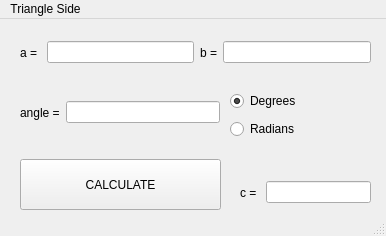
<?xml version="1.0" encoding="UTF-8"?>
<ui version="4.0">
 <class>MainWindow</class>
 <widget class="QMainWindow" name="MainWindow">
  <property name="geometry">
   <rect>
    <x>0</x>
    <y>0</y>
    <width>386</width>
    <height>236</height>
   </rect>
  </property>
  <property name="sizePolicy">
   <sizepolicy hsizetype="Fixed" vsizetype="Fixed">
    <horstretch>0</horstretch>
    <verstretch>0</verstretch>
   </sizepolicy>
  </property>
  <property name="windowTitle">
   <string>MainWindow</string>
  </property>
  <widget class="QWidget" name="centralwidget">
   <widget class="QPushButton" name="calculateButton">
    <property name="geometry">
     <rect>
      <x>20</x>
      <y>140</y>
      <width>201</width>
      <height>51</height>
     </rect>
    </property>
    <property name="text">
     <string>CALCULATE</string>
    </property>
   </widget>
   <widget class="QWidget" name="layoutWidget">
    <property name="geometry">
     <rect>
      <x>20</x>
      <y>20</y>
      <width>174</width>
      <height>27</height>
     </rect>
    </property>
    <layout class="QHBoxLayout" name="horizontalLayout">
     <item>
      <widget class="QLabel" name="aLabel">
       <property name="text">
        <string>a = </string>
       </property>
      </widget>
     </item>
     <item>
      <widget class="QLineEdit" name="aEdit"/>
     </item>
    </layout>
   </widget>
   <widget class="QWidget" name="layoutWidget">
    <property name="geometry">
     <rect>
      <x>200</x>
      <y>20</y>
      <width>171</width>
      <height>27</height>
     </rect>
    </property>
    <layout class="QHBoxLayout" name="horizontalLayout_2">
     <item>
      <widget class="QLabel" name="bLabel">
       <property name="text">
        <string>b =</string>
       </property>
      </widget>
     </item>
     <item>
      <widget class="QLineEdit" name="bEdit"/>
     </item>
    </layout>
   </widget>
   <widget class="QWidget" name="layoutWidget">
    <property name="geometry">
     <rect>
      <x>20</x>
      <y>80</y>
      <width>200</width>
      <height>27</height>
     </rect>
    </property>
    <layout class="QHBoxLayout" name="horizontalLayout_3">
     <item>
      <widget class="QLabel" name="angleLabel">
       <property name="text">
        <string>angle =</string>
       </property>
      </widget>
     </item>
     <item>
      <widget class="QLineEdit" name="angleEdit"/>
     </item>
    </layout>
   </widget>
   <widget class="QWidget" name="layoutWidget">
    <property name="geometry">
     <rect>
      <x>230</x>
      <y>70</y>
      <width>84</width>
      <height>54</height>
     </rect>
    </property>
    <layout class="QVBoxLayout" name="verticalLayout">
     <item>
      <widget class="QRadioButton" name="degreesRadioButton">
       <property name="text">
        <string>Degrees</string>
       </property>
       <property name="checked">
        <bool>true</bool>
       </property>
      </widget>
     </item>
     <item>
      <widget class="QRadioButton" name="radiansRadioButton">
       <property name="text">
        <string>Radians</string>
       </property>
      </widget>
     </item>
    </layout>
   </widget>
   <widget class="QWidget" name="layoutWidget">
    <property name="geometry">
     <rect>
      <x>240</x>
      <y>160</y>
      <width>131</width>
      <height>27</height>
     </rect>
    </property>
    <layout class="QHBoxLayout" name="horizontalLayout_4">
     <item>
      <widget class="QLabel" name="cLabel">
       <property name="text">
        <string>c = </string>
       </property>
      </widget>
     </item>
     <item>
      <widget class="QLineEdit" name="cEdit">
       <property name="readOnly">
        <bool>true</bool>
       </property>
      </widget>
     </item>
    </layout>
   </widget>
  </widget>
  <widget class="QMenuBar" name="menubar">
   <property name="geometry">
    <rect>
     <x>0</x>
     <y>0</y>
     <width>386</width>
     <height>22</height>
    </rect>
   </property>
   <widget class="QMenu" name="menuTriangle_Side">
    <property name="title">
     <string>Triangle Side</string>
    </property>
   </widget>
   <addaction name="menuTriangle_Side"/>
  </widget>
  <widget class="QStatusBar" name="statusbar"/>
 </widget>
 <resources/>
 <connections/>
</ui>
